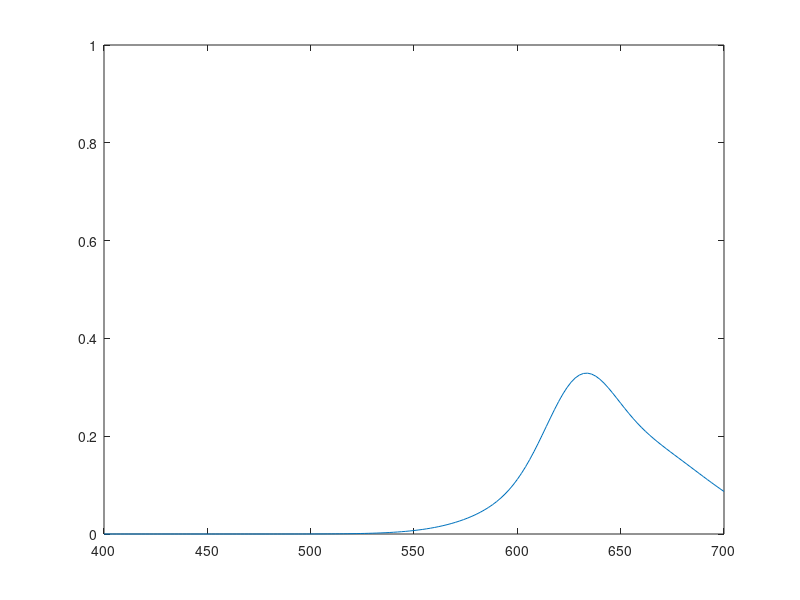

Reproduce this figure in MATLAB.
%% Narror Red spectrum
clear;
lambda = linspace(400,700,151);
I0 = 0.3;
L0 = 630;
FWHM = 500;
I1 = I0 * exp(-(lambda-L0).^2/FWHM);
I0 = 0.4;
L0 = 650;
FWHM = 3000;
I2 = I0 * exp(-(lambda-L0).^2/FWHM);
I = (I1+I2)/2;
figure(2)
plot(lambda,I);ylim([0 1])